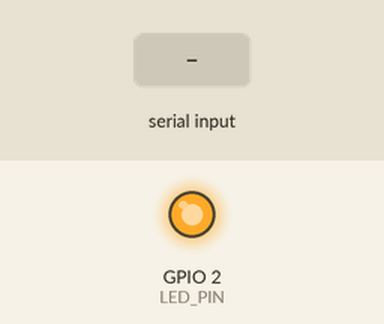
Recording of a sketch running on a simulated ESP32. On the bench: output pins drawn as LEDs (lit = HIGH). Dashed ring = blinking. The inputs (shaded band) are chosen by the test bench. What the sketch prints to the serial monitor is not drawn.

Above: at 0.1 s.
At 2.4 s:
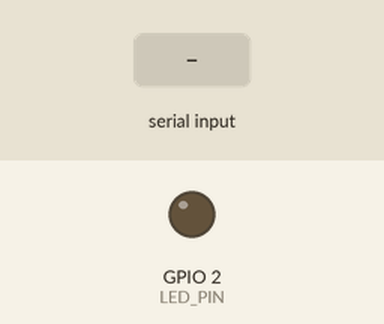
At 5.0 s:
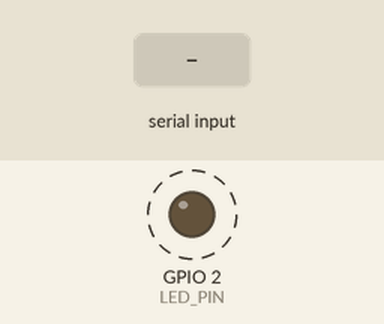
5.1 s: "TEST\n" received over Serial
Timing chart, 0 to 13.3 s (numbered marks = the images above; inputs shaded):
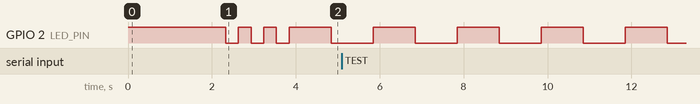

The sketch:

hardware_test.ino
```cpp
/*
 * ESP32-WROVER Comprehensive Hardware Test
 * Tests: LED, Serial I/O, Chip Info, Memory
 * Combined test for complete board verification
 */

#include <WiFi.h>

#define LED_PIN 2  // Built-in LED pin

// Serial I/O test variables
String inputBuffer = "";
bool serialTestComplete = false;

void setup() {
  // Configure LED pin first - immediate visual feedback
  pinMode(LED_PIN, OUTPUT);
  digitalWrite(LED_PIN, HIGH);  // LED ON immediately

  // Initialize Serial
  Serial.begin(115200);
  delay(2000);  // Wait for serial to be ready

  Serial.println();
  Serial.println("=====================================");
  Serial.println("  ESP32-WROVER Hardware Test");
  Serial.println("=====================================");
  Serial.println();

  // Test 1: Chip Information
  Serial.println("TEST 1: Chip Information");
  Serial.println("-------------------------");
  Serial.print("Chip Model: ");
  Serial.println(ESP.getChipModel());

  Serial.print("Chip Revision: ");
  Serial.println(ESP.getChipRevision());

  Serial.print("Flash Size: ");
  Serial.print(ESP.getFlashChipSize() / (1024 * 1024));
  Serial.println(" MB");

  Serial.print("Free Heap: ");
  Serial.print(ESP.getFreeHeap());
  Serial.println(" bytes");

  Serial.print("CPU Frequency: ");
  Serial.print(ESP.getCpuFreqMHz());
  Serial.println(" MHz");

  Serial.print("MAC Address: ");
  Serial.println(WiFi.macAddress());

  // Check for PSRAM
  Serial.print("PSRAM Found: ");
  Serial.println(psramFound() ? "YES" : "NO");
  if (psramFound()) {
    Serial.print("PSRAM Size: ");
    Serial.print(ESP.getPsramSize() / (1024 * 1024));
    Serial.println(" MB");
  }
  Serial.println("✓ Chip info test PASSED");
  Serial.println();

  // Test 2: LED Hardware
  Serial.println("TEST 2: LED Hardware");
  Serial.println("--------------------");
  Serial.println("Testing LED blink pattern...");
  for (int i = 0; i < 3; i++) {
    digitalWrite(LED_PIN, HIGH);
    Serial.print("  Blink ");
    Serial.print(i + 1);
    Serial.println(": LED ON");
    delay(300);

    digitalWrite(LED_PIN, LOW);
    Serial.println("         LED OFF");
    delay(300);
  }
  Serial.println("✓ LED test PASSED");
  Serial.println();

  // Test 3: Serial I/O
  Serial.println("TEST 3: Serial I/O");
  Serial.println("------------------");
  Serial.println("Type 'TEST' and press Enter to verify serial input:");
  Serial.print("> ");
}

void loop() {
  // Serial I/O Test - wait for user input
  if (!serialTestComplete && Serial.available() > 0) {
    char inChar = Serial.read();

    if (inChar == '\n' || inChar == '\r') {
      if (inputBuffer.length() > 0) {
        Serial.println(inputBuffer);  // Echo back

        if (inputBuffer.equalsIgnoreCase("TEST")) {
          Serial.println("✓ Serial I/O test PASSED");
          Serial.println();
          Serial.println("=====================================");
          Serial.println("  ALL TESTS PASSED!");
          Serial.println("  ESP32-WROVER is fully functional");
          Serial.println("=====================================");
          Serial.println();
          serialTestComplete = true;
        } else {
          Serial.print("Received: '");
          Serial.print(inputBuffer);
          Serial.println("' - Please type 'TEST'");
          Serial.print("> ");
        }
        inputBuffer = "";
      }
    } else if (inChar != '\r') {  // Ignore carriage return
      inputBuffer += inChar;
    }
  }

  // Continuous LED blink to show board is running
  static unsigned long lastBlink = 0;
  if (millis() - lastBlink > 1000) {
    lastBlink = millis();
    digitalWrite(LED_PIN, !digitalRead(LED_PIN));

    // Show heartbeat after serial test completes
    if (serialTestComplete) {
      Serial.print(".");
      static int dotCount = 0;
      dotCount++;
      if (dotCount >= 60) {
        dotCount = 0;
        Serial.println();
        Serial.print("Uptime: ");
        Serial.print(millis() / 1000);
        Serial.print("s | Free Heap: ");
        Serial.print(ESP.getFreeHeap());
        Serial.println(" bytes");
      }
    }
  }
}
```

Measured:
- by itself, GPIO 2 (LED_PIN): alternates HIGH for 1.0 s and LOW for 1.0 s
